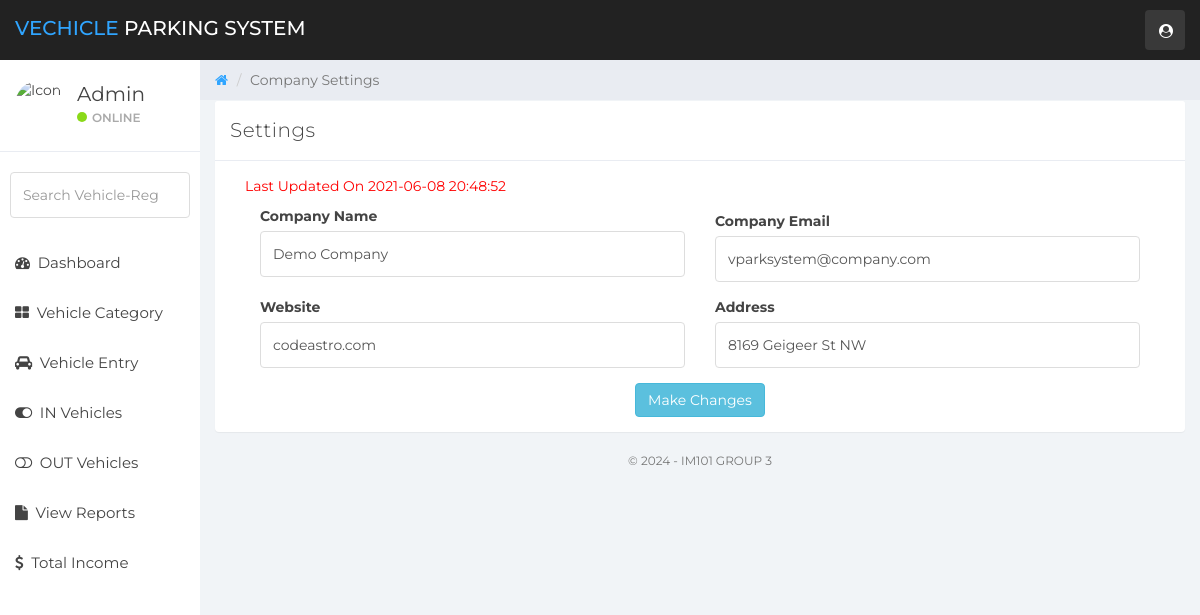
Page /setting.php (signed in) on the earlier database version.
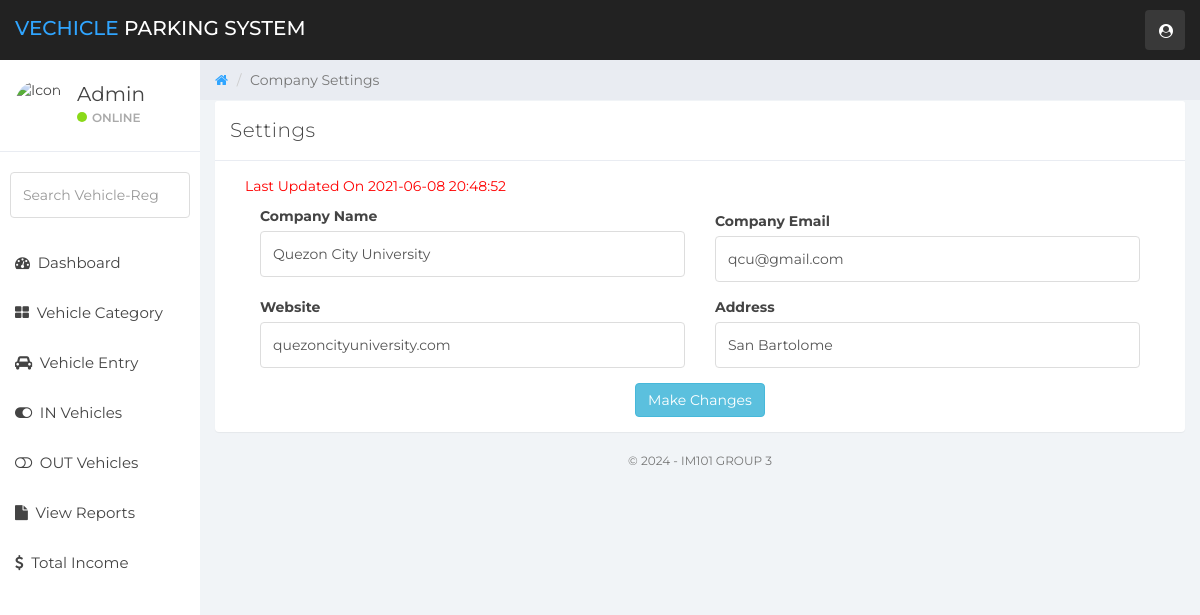
Same page on the later database version.
### tables this page shows
CREATE TABLE `settings` (
  `id` int(11) NOT NULL,
  `c_name` varchar(255) NOT NULL,
  `c_email` varchar(55) NOT NULL,
  `c_website` varchar(55) NOT NULL,
  `c_address` varchar(255) NOT NULL,
  `last_update` datetime NOT NULL DEFAULT current_timestamp()
);

### setting.php (the view, shortened to what this page needs)
<?php
    include('includes/dbconn.php');
        if (strlen($_SESSION['vpmsaid']==0)) {
            header('location:logout.php');
        } else {
?>
<!DOCTYPE html>
<html>
<head>
	<link href="css/bootstrap.min.css" rel="stylesheet">
	<link href="css/font-awesome.min.css" rel="stylesheet">
	<link href="css/datepicker3.css" rel="stylesheet">
	<link href="css/styles.css" rel="stylesheet">
</head>
<body>
        <?php include 'includes/navigation.php' ?>
		<?php
		include 'includes/sidebar.php'
		?>
	<div class="col-sm-9 col-sm-offset-3 col-lg-10 col-lg-offset-2 main">
		<div class="row">
			<ol class="breadcrumb">
				<li><a href="dashboard.php">
					<em class="fa fa-home"></em>
				</a></li>
				<li class="active">Company Settings</li>
			</ol>
		</div>
		<div class="row">
			<div class="col-lg-12">
			</div>
		</div>
		<div class="panel panel-default">
					<div class="panel-heading">Settings</div>
					<div class="panel-body">
						<div class="col-md-12">
							<form method="POST">
								<div class="form-group">
                                <?php
                                $adminid=$_SESSION['vpmsaid'];
                                $ret=mysqli_query($con,"SELECT * from settings where ID='$adminid'");
                                while ($row=mysqli_fetch_array($ret)) {
                                ?>
                                <p style="color:red;"><?php echo "Last Updated On ", $row['last_update'];  ?></p>
                                <div class="col-lg-6">
									<label>Company Name</label>
									<input type="text" class="form-control" value="<?php  echo $row['c_name'];?>" name="cname" required>
								</div>
                                </div>
                                <div class="col-lg-6">
								<div class="form-group">
									<label>Company Email</label>
									<input type="email" class="form-control" value="<?php  echo $row['c_email'];?>" name="cemail" required>
								</div>
                                </div>
                                <div class="col-lg-6">
								<div class="form-group">
									<label>Website</label>
									<input type="text" class="form-control" name="cwebsite" value="<?php  echo $row['c_website'];?>" required>
								</div>
                                </div>
                                <div class="col-lg-6">
                                <div class="form-group">
									<label>Address</label>
									<input type="address" class="form-control" name="caddress" type="email" value="<?php  echo $row['c_address'];?>" required="true">
								</div>
                                </div>
                                    <center>
                                    <button type="submit" class="btn btn-info" name="set-settings">Make Changes</button>
                                    </center>
								</div>
                                <?php } ?>
						</div>
					</div>
        <?php include 'includes/footer.php'?>
	</div>
</body>
</html>
<?php }  ?>

Differences in the rows shown:
changed settings: cname "Demo Company" → "Quezon City University"; cemail "vparksystem@company.com" → "qcu@gmail.com"; cwebsite "codeastro.com" → "quezoncityuniversity.com"; caddress "8169 Geigeer St NW" → "San Bartolome"
